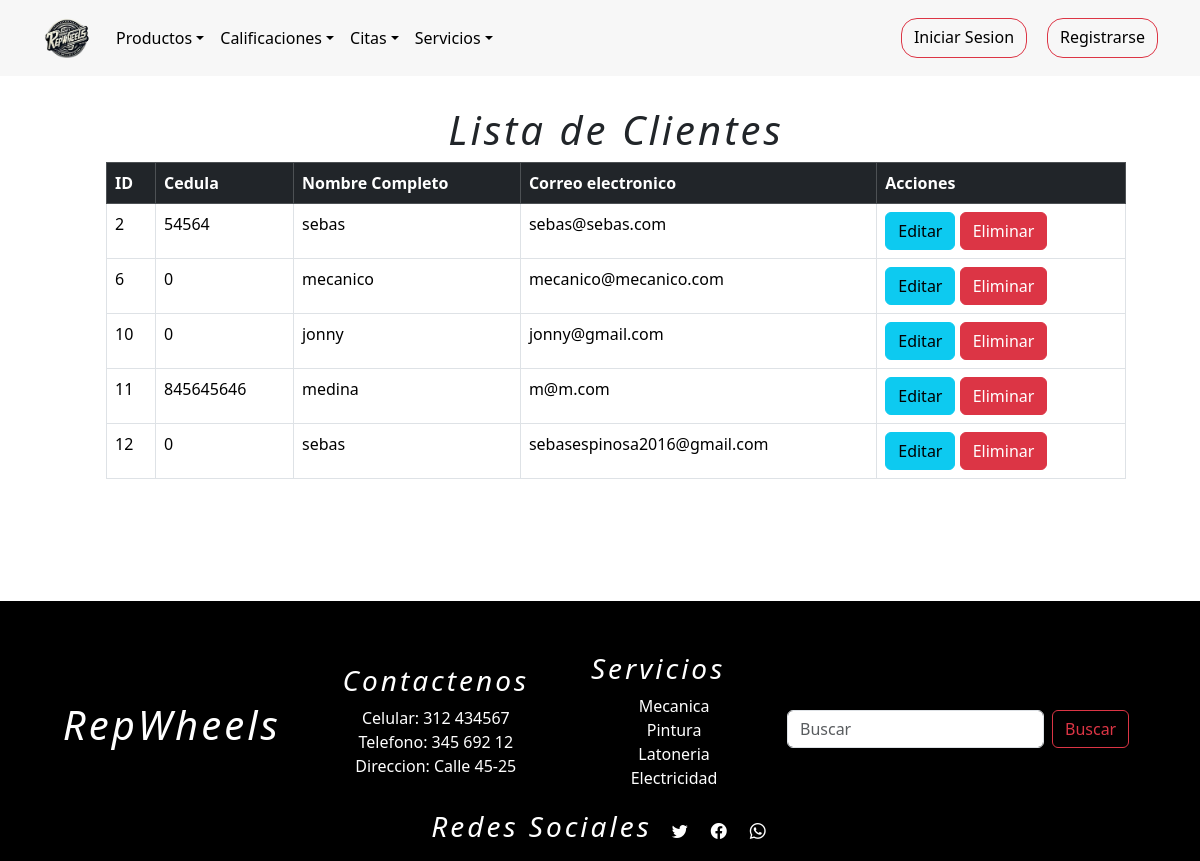
The app's page /listarCliente/, older data.
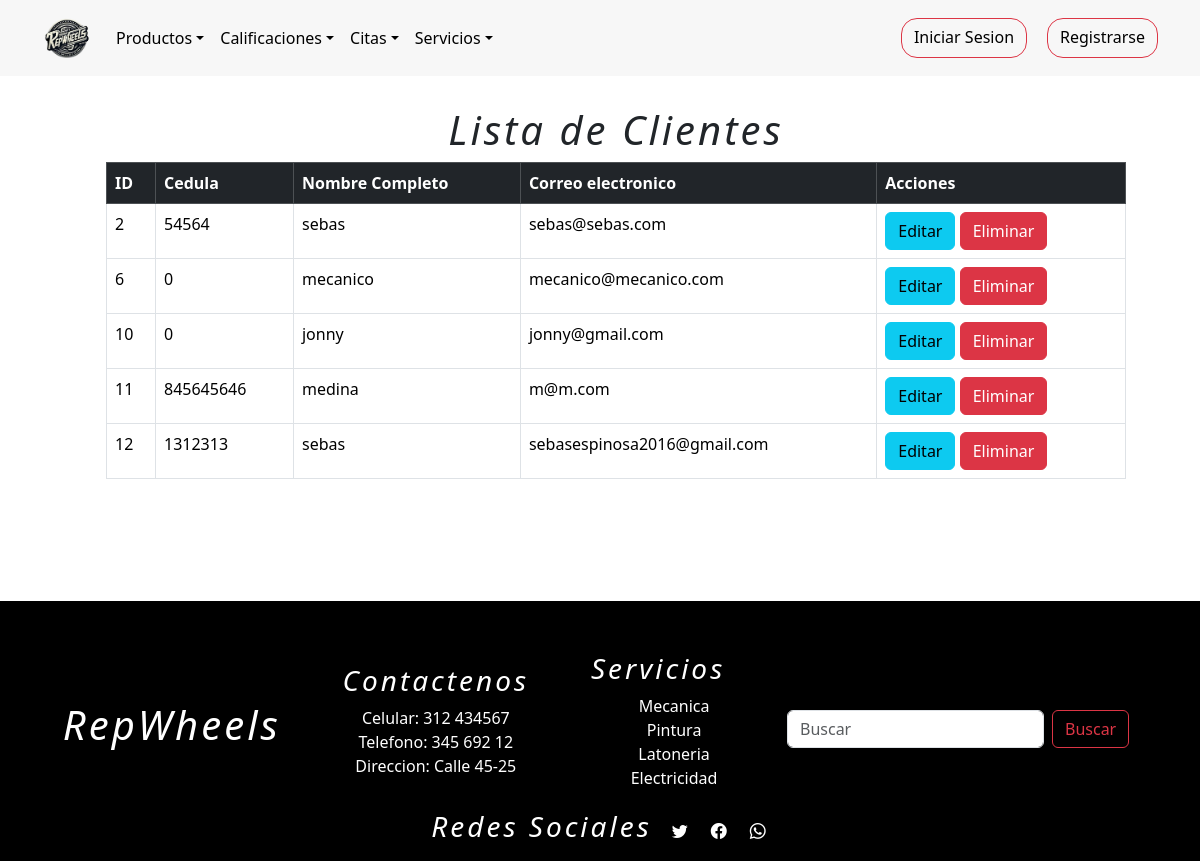
The same page, newer data.
### tienda/models.py (models this page shows, shortened)
class Usuarios(AbstractUser):
    username = None
    nombre = models.CharField(max_length=254)
    email = models.EmailField(max_length=254, unique=True,blank=False,null=True)
    password = models.CharField(max_length=254,blank=False,null=True)
    foto = models.ImageField(upload_to="fotos_usuarios/", default="fotos_usuarios/user.png")
    token_recuperar = models.CharField(max_length=254,blank=False,null=False,default=0)
    telefono=models.IntegerField(null=False,blank=True,default='0')
    cargo = models.CharField(max_length=254,null=False)
    direccion=models.CharField(max_length=254)
    cedula=models.IntegerField(blank=True,null=False,default='0')
    ROLES = (
        (1,"administrador"),
        (2,"proveedor"),
        (3,"empleado"),
        (4,"cliente"),
    )
    rol=models.IntegerField(choices=ROLES,default=4)
    n = models.IntegerField(blank=True,null=False,default=0)
    USERNAME_FIELD = "email"
    REQUIRED_FIELDS = ["nombre"]
    objects = CustomUserManager()

### tienda/views.py (the view)
# urls.py: path('listarCliente/',views.listarCliente, name="listarCliente"),
def listarCliente(request):
    q = Usuarios.objects.filter(rol=4)
    contexto = {"data" : q}
    return render(request, "tienda/clientes/listarCliente.html",contexto)

### tienda/templates/tienda/clientes/listarCliente.html (shortened to what this page needs)
{% extends 'tienda/base1.html' %}
{% load static %}
{% block contenedor %}
<div class="container-fluid m-3" style="padding:90px;">
<h1 class="h1">Lista de Clientes</h1>
<table class="table table-bordered">
  <thead class="table-dark">
    <tr>
      <th>ID</th>
      <th>Cedula</th>
      <th>Nombre Completo</th>
      <th>Correo electronico</th>
      <th>Acciones</th>
    </tr>
  </thead>
  <tbody>
    {% for r in data %}
    <tr>
      <td>{{ r.id }}</td>
      <td>{{ r.cedula }}</td>
      <td>{{ r.nombre }}</td>
      <td>{{ r.email }}</td>
      <td>
        <a type="button" class="btn btn-info" href="{% url 'clientesEditar' r.id %}"> Editar <br></a>
        <a type="button" class="btn btn-danger"
          href="javascript:eliminar('{% url 'clientesEliminar' r.id %}')">Eliminar</a>
      </td>
    </tr>
    {% endfor %}
  </tbody>
</table>
</div>
{% endblock %}

Row changes from the older to the newer data that the page shows:
changed Usuarios "sebasespinosa2016@gmail.com": cedula "0" → "1312313"
